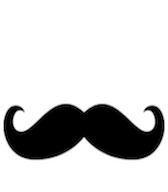
#> input picture ekr-math/Python/CH03/mustache.jpg, 168 x 192 px, found by its file name
$ jupyter execute --allow-errors CH03_SEC06_SparseRepresentation.ipynb
#> lines starting #> are read from the running program, lines starting #| are printed output that depends on the picture; after the words box and inside, x2 and y2 are one past the last pixel; in counts of white or black regions, pixels touching at a corner belong together
[cell 1]
import numpy as np
import matplotlib.pyplot as plt
import os
import scipy.io
from sklearn import linear_model
from sklearn import model_selection
from scipy.optimize import minimize
from skimage.transform import resize
from matplotlib.image import imread


plt.rcParams['figure.figsize'] = [7, 7]
plt.rcParams.update({'font.size': 18})

mustache = imread(os.path.join('..','DATA','mustache.jpg'))
#> mustache is the input picture: shape (192, 168, 3); min 0, max 255, mean 206.3
mustache = np.mean(mustache, -1); # Convert RGB to grayscale
#> mustache: shape (192, 168) float64
mustache = (mustache/255).astype(int)
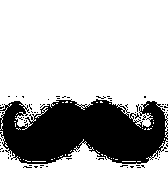
#> mustache: shape (192, 168) int64; values 0 (black) and 1 (white), 74.3% white; 71 black regions (70 under 20 px), largest, box (x1, y1, x2, y2) and area: (0, 99, 168, 164) 8045
mustache = mustache.T
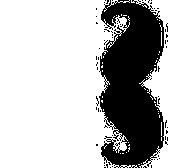
#> mustache: shape (168, 192) int64; values 0 (black) and 1 (white), 74.3% white; 71 black regions (70 under 20 px), largest, box (x1, y1, x2, y2) and area: (99, 0, 164, 168) 8045

#> (the rest of this cell did not finish here and is left out)
